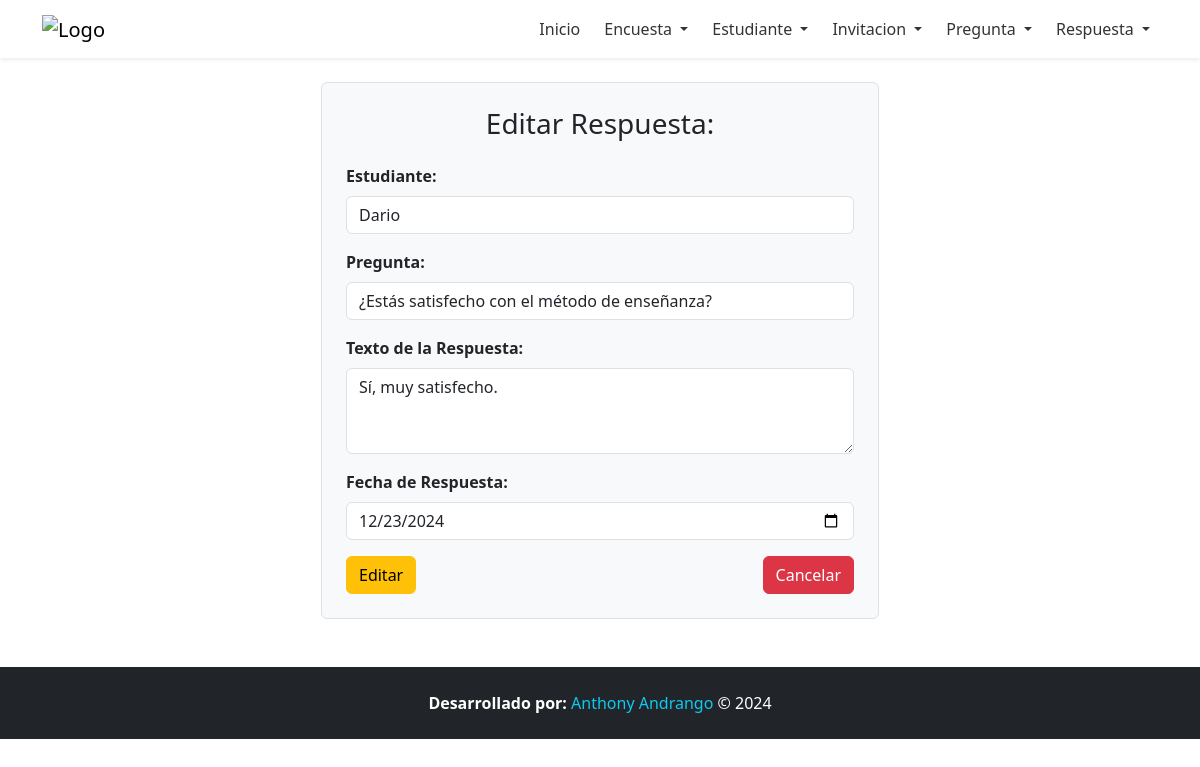
/editarRespuesta/2, run on the app's committed database.
### Aplicaciones/Academico/models.py (models this page shows, shortened)
class Respuesta(models.Model):
    id = models.AutoField(primary_key=True)
    estudiante = models.ForeignKey(Estudiante, on_delete=models.CASCADE)
    pregunta = models.ForeignKey(Pregunta, on_delete=models.CASCADE)
    texto_respuesta = models.CharField(max_length=255)
    fecha_respuesta = models.DateField()

class Estudiante(models.Model):
    id = models.AutoField(primary_key=True)
    nombre = models.CharField(max_length=100)
    correo = models.CharField(max_length=100)
    matricula = models.CharField(max_length=50)
    fecha_registro = models.DateField()

class Pregunta(models.Model):
    id=models.AutoField(primary_key=True)
    texto=models.CharField(max_length=255)
    tipo=models.CharField(max_length=50)
    encuesta=models.ForeignKey(Encuesta, on_delete=models.CASCADE)
    fecha_crea=models.DateField()

### Aplicaciones/Academico/views.py (the view)
# urls.py: path('editarRespuesta/<id>', views.editarRespuesta),
def editarRespuesta(request, id):
    respuesta = get_object_or_404(Respuesta, id=id)
    preguntas = Pregunta.objects.all()
    estudiantes = Estudiante.objects.all()
    return render(request, "editarRespuesta.html", {
        'respuesta': respuesta,
        'preguntas': preguntas,
        'estudiantes': estudiantes
    })

### Aplicaciones/Academico/templates/editarRespuesta.html (shortened to what this page needs)
{% extends "./plantilla.html" %}
{% block contenido %}
<div class="container d-flex justify-content-center align-items-center">
    <div class="col-md-6">
        <form action="/procesarEdicionRespuesta/" id="frm_editar_respuesta" method="post" class="p-4 border rounded bg-light">
            <h3 class="text-center mb-4">Editar Respuesta:</h3>
            <div class="mb-3">
                <label for="select_estudiante" class="form-label"><b>Estudiante:</b></label>
                <select class="form-control" name="select_estudiante" id="select_estudiante" required>
                    {% for estudiante in estudiantes %}
                    <option value="{{ estudiante.id }}" {% if estudiante.id == respuesta.estudiante.id %}selected{% endif %}>{{ estudiante.nombre }} {{ estudiante.apellido }}</option>
                    {% endfor %}
                </select>
            </div>
            <div class="mb-3">
                <label for="select_pregunta" class="form-label"><b>Pregunta:</b></label>
                <select class="form-control" name="select_pregunta" id="select_pregunta" required>
                    {% for pregunta in preguntas %}
                    <option value="{{ pregunta.id }}" {% if pregunta.id == respuesta.pregunta.id %}selected{% endif %}>{{ pregunta.texto }}</option>
                    {% endfor %}
                </select>
            </div>
            <div class="mb-3">
                <label for="txt_texto_respuesta" class="form-label"><b>Texto de la Respuesta:</b></label>
                <textarea class="form-control" name="txt_texto_respuesta" id="txt_texto_respuesta" rows="3" required>{{ respuesta.texto_respuesta }}</textarea>
            </div>
            <div class="mb-3">
                <label for="txt_fecha_respuesta" class="form-label"><b>Fecha de Respuesta:</b></label>
                <input type="date" class="form-control" name="txt_fecha_respuesta" id="txt_fecha_respuesta" value="{{ respuesta.fecha_respuesta|date:'Y-m-d' }}" required>
            </div>
            <div class="d-flex justify-content-between">
                <button type="submit" class="btn btn-warning">Editar</button>
                <a href="/listadoRespuesta/" class="btn btn-danger">Cancelar</a>
            </div>
        </form>
    </div>
</div>
{% endblock %}

### data on the page
Respuesta: select_estudiante "Dario", select_pregunta "¿Estás satisfecho con el método de enseñanza?", txt_texto_respuesta "Sí, muy satisfecho.", txt_fecha_respuesta "12/23/2024"
